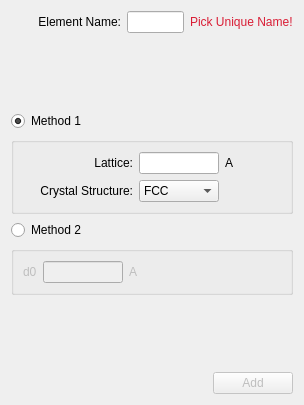
<?xml version="1.0" encoding="UTF-8"?>
<ui version="4.0">
 <class>Dialog</class>
 <widget class="QDialog" name="Dialog">
  <property name="windowModality">
   <enum>Qt::WindowModal</enum>
  </property>
  <property name="geometry">
   <rect>
    <x>0</x>
    <y>0</y>
    <width>304</width>
    <height>405</height>
   </rect>
  </property>
  <property name="windowTitle">
   <string>Dialog</string>
  </property>
  <layout class="QVBoxLayout" name="verticalLayout_2">
   <item>
    <layout class="QHBoxLayout" name="horizontalLayout_2">
     <item>
      <widget class="QLabel" name="label">
       <property name="minimumSize">
        <size>
         <width>110</width>
         <height>0</height>
        </size>
       </property>
       <property name="maximumSize">
        <size>
         <width>110</width>
         <height>16777215</height>
        </size>
       </property>
       <property name="text">
        <string>Element Name:</string>
       </property>
       <property name="alignment">
        <set>Qt::AlignRight|Qt::AlignTrailing|Qt::AlignVCenter</set>
       </property>
      </widget>
     </item>
     <item>
      <widget class="QLineEdit" name="element_name"/>
     </item>
     <item>
      <widget class="QLabel" name="element_name_error">
       <property name="text">
        <string>&lt;html&gt;&lt;head/&gt;&lt;body&gt;&lt;p&gt;&lt;span style=&quot; color:#d91d35;&quot;&gt;Pick Unique Name!&lt;/span&gt;&lt;/p&gt;&lt;/body&gt;&lt;/html&gt;</string>
       </property>
      </widget>
     </item>
    </layout>
   </item>
   <item>
    <spacer name="verticalSpacer_2">
     <property name="orientation">
      <enum>Qt::Vertical</enum>
     </property>
     <property name="sizeHint" stdset="0">
      <size>
       <width>20</width>
       <height>40</height>
      </size>
     </property>
    </spacer>
   </item>
   <item>
    <widget class="QRadioButton" name="method1_radioButton">
     <property name="text">
      <string>Method 1</string>
     </property>
     <property name="checked">
      <bool>true</bool>
     </property>
    </widget>
   </item>
   <item>
    <layout class="QHBoxLayout" name="horizontalLayout_5">
     <item>
      <widget class="QGroupBox" name="method1_groupBox">
       <property name="title">
        <string/>
       </property>
       <layout class="QVBoxLayout" name="verticalLayout">
        <item>
         <layout class="QHBoxLayout" name="horizontalLayout_3">
          <item>
           <widget class="QLabel" name="label_2">
            <property name="minimumSize">
             <size>
              <width>110</width>
              <height>0</height>
             </size>
            </property>
            <property name="maximumSize">
             <size>
              <width>110</width>
              <height>16777215</height>
             </size>
            </property>
            <property name="layoutDirection">
             <enum>Qt::LeftToRight</enum>
            </property>
            <property name="text">
             <string>Lattice:</string>
            </property>
            <property name="alignment">
             <set>Qt::AlignRight|Qt::AlignTrailing|Qt::AlignVCenter</set>
            </property>
           </widget>
          </item>
          <item>
           <widget class="QLineEdit" name="lattice">
            <property name="minimumSize">
             <size>
              <width>80</width>
              <height>0</height>
             </size>
            </property>
            <property name="maximumSize">
             <size>
              <width>80</width>
              <height>16777215</height>
             </size>
            </property>
           </widget>
          </item>
          <item>
           <widget class="QLabel" name="angstroms_label">
            <property name="text">
             <string>A</string>
            </property>
           </widget>
          </item>
          <item>
           <spacer name="horizontalSpacer_3">
            <property name="orientation">
             <enum>Qt::Horizontal</enum>
            </property>
            <property name="sizeHint" stdset="0">
             <size>
              <width>40</width>
              <height>20</height>
             </size>
            </property>
           </spacer>
          </item>
         </layout>
        </item>
        <item>
         <layout class="QHBoxLayout" name="horizontalLayout_4">
          <item>
           <widget class="QLabel" name="label_3">
            <property name="minimumSize">
             <size>
              <width>110</width>
              <height>0</height>
             </size>
            </property>
            <property name="maximumSize">
             <size>
              <width>110</width>
              <height>16777215</height>
             </size>
            </property>
            <property name="layoutDirection">
             <enum>Qt::LeftToRight</enum>
            </property>
            <property name="text">
             <string>Crystal Structure:</string>
            </property>
            <property name="alignment">
             <set>Qt::AlignRight|Qt::AlignTrailing|Qt::AlignVCenter</set>
            </property>
           </widget>
          </item>
          <item>
           <widget class="QComboBox" name="crystal_structure">
            <property name="sizePolicy">
             <sizepolicy hsizetype="Expanding" vsizetype="Fixed">
              <horstretch>0</horstretch>
              <verstretch>0</verstretch>
             </sizepolicy>
            </property>
            <property name="minimumSize">
             <size>
              <width>80</width>
              <height>0</height>
             </size>
            </property>
            <property name="maximumSize">
             <size>
              <width>80</width>
              <height>16777215</height>
             </size>
            </property>
            <item>
             <property name="text">
              <string>FCC</string>
             </property>
            </item>
            <item>
             <property name="text">
              <string>BCC</string>
             </property>
            </item>
           </widget>
          </item>
          <item>
           <spacer name="horizontalSpacer_2">
            <property name="orientation">
             <enum>Qt::Horizontal</enum>
            </property>
            <property name="sizeHint" stdset="0">
             <size>
              <width>40</width>
              <height>20</height>
             </size>
            </property>
           </spacer>
          </item>
         </layout>
        </item>
       </layout>
      </widget>
     </item>
    </layout>
   </item>
   <item>
    <widget class="QRadioButton" name="method2_radioButton">
     <property name="text">
      <string>Method 2</string>
     </property>
    </widget>
   </item>
   <item>
    <layout class="QHBoxLayout" name="horizontalLayout_7">
     <item>
      <widget class="QGroupBox" name="method2_groupBox">
       <property name="enabled">
        <bool>false</bool>
       </property>
       <property name="title">
        <string/>
       </property>
       <layout class="QHBoxLayout" name="horizontalLayout_6">
        <item>
         <widget class="QLabel" name="label_4">
          <property name="text">
           <string>d0</string>
          </property>
         </widget>
        </item>
        <item>
         <widget class="QLineEdit" name="d0">
          <property name="minimumSize">
           <size>
            <width>80</width>
            <height>0</height>
           </size>
          </property>
          <property name="maximumSize">
           <size>
            <width>80</width>
            <height>16777215</height>
           </size>
          </property>
         </widget>
        </item>
        <item>
         <widget class="QLabel" name="angstroms_label_2">
          <property name="text">
           <string>A</string>
          </property>
         </widget>
        </item>
        <item>
         <spacer name="horizontalSpacer_6">
          <property name="orientation">
           <enum>Qt::Horizontal</enum>
          </property>
          <property name="sizeHint" stdset="0">
           <size>
            <width>113</width>
            <height>20</height>
           </size>
          </property>
         </spacer>
        </item>
       </layout>
      </widget>
     </item>
    </layout>
   </item>
   <item>
    <spacer name="verticalSpacer">
     <property name="orientation">
      <enum>Qt::Vertical</enum>
     </property>
     <property name="sizeHint" stdset="0">
      <size>
       <width>20</width>
       <height>37</height>
      </size>
     </property>
    </spacer>
   </item>
   <item>
    <layout class="QHBoxLayout" name="horizontalLayout">
     <item>
      <spacer name="horizontalSpacer">
       <property name="orientation">
        <enum>Qt::Horizontal</enum>
       </property>
       <property name="sizeHint" stdset="0">
        <size>
         <width>40</width>
         <height>20</height>
        </size>
       </property>
      </spacer>
     </item>
     <item>
      <widget class="QPushButton" name="add">
       <property name="enabled">
        <bool>false</bool>
       </property>
       <property name="text">
        <string>Add</string>
       </property>
      </widget>
     </item>
    </layout>
   </item>
  </layout>
 </widget>
 <resources/>
 <connections>
  <connection>
   <sender>add</sender>
   <signal>clicked()</signal>
   <receiver>Dialog</receiver>
   <slot>add_clicked()</slot>
   <hints>
    <hint type="sourcelabel">
     <x>291</x>
     <y>392</y>
    </hint>
    <hint type="destinationlabel">
     <x>183</x>
     <y>126</y>
    </hint>
   </hints>
  </connection>
  <connection>
   <sender>lattice</sender>
   <signal>textChanged(QString)</signal>
   <receiver>Dialog</receiver>
   <slot>lattice_changed()</slot>
   <hints>
    <hint type="sourcelabel">
     <x>226</x>
     <y>152</y>
    </hint>
    <hint type="destinationlabel">
     <x>183</x>
     <y>126</y>
    </hint>
   </hints>
  </connection>
  <connection>
   <sender>element_name</sender>
   <signal>textChanged(QString)</signal>
   <receiver>Dialog</receiver>
   <slot>element_name_changed()</slot>
   <hints>
    <hint type="sourcelabel">
     <x>165</x>
     <y>33</y>
    </hint>
    <hint type="destinationlabel">
     <x>183</x>
     <y>126</y>
    </hint>
   </hints>
  </connection>
  <connection>
   <sender>method1_radioButton</sender>
   <signal>clicked()</signal>
   <receiver>Dialog</receiver>
   <slot>method_changed()</slot>
   <hints>
    <hint type="sourcelabel">
     <x>45</x>
     <y>95</y>
    </hint>
    <hint type="destinationlabel">
     <x>23</x>
     <y>52</y>
    </hint>
   </hints>
  </connection>
  <connection>
   <sender>method2_radioButton</sender>
   <signal>clicked()</signal>
   <receiver>Dialog</receiver>
   <slot>method_changed()</slot>
   <hints>
    <hint type="sourcelabel">
     <x>32</x>
     <y>228</y>
    </hint>
    <hint type="destinationlabel">
     <x>42</x>
     <y>339</y>
    </hint>
   </hints>
  </connection>
  <connection>
   <sender>d0</sender>
   <signal>textChanged(QString)</signal>
   <receiver>Dialog</receiver>
   <slot>d0_changed()</slot>
   <hints>
    <hint type="sourcelabel">
     <x>87</x>
     <y>269</y>
    </hint>
    <hint type="destinationlabel">
     <x>216</x>
     <y>311</y>
    </hint>
   </hints>
  </connection>
 </connections>
 <slots>
  <slot>lattice_changed()</slot>
  <slot>element_name_changed()</slot>
  <slot>cancel_clicked()</slot>
  <slot>add_clicked()</slot>
  <slot>method_changed()</slot>
  <slot>d0_changed()</slot>
 </slots>
</ui>
